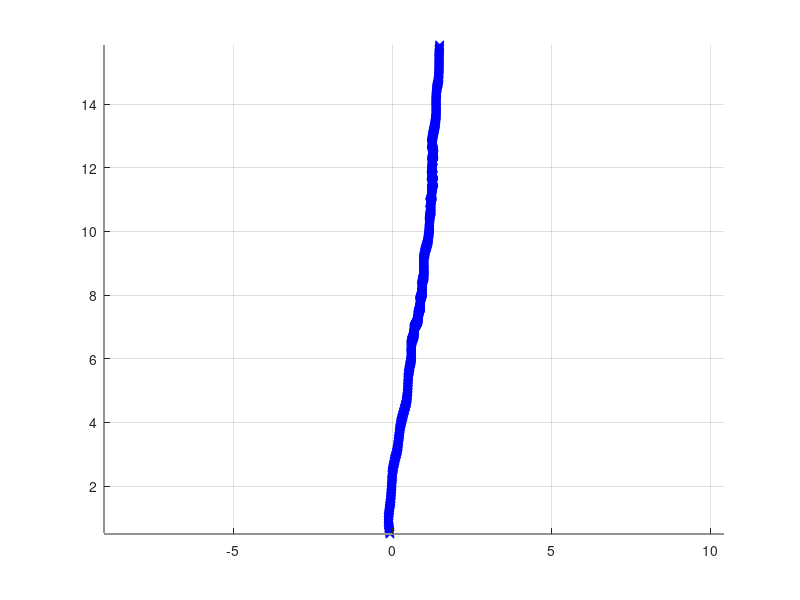

Reproduce this figure in MATLAB.
%%
data_vo = load('vo_durlachBahnhof5000.txt'); % store global transformations!
egopose = cell(data_vo(end,1), 1); 
for i=1:size(data_vo,1)
    egopose{data_vo(i,1)} = reshape(data_vo(i,2:end),4,4)';
end
save('vo_durlachBahnhof5000.mat', 'egopose');

%%

load('egoposes_kaisPizzaStair.mat');

%%

 % in frame 3510 me measure this plane
planeLocal_fr3510 = [0,-1,0,1.8]

% transform measurement into global coordinate system
planeGlobal = inv(egopose{3510})' * planeLocal_fr3510'

% global plane will be seen in frame 4000 as
planeLocal_fr4000_prediction = egopose{3510}' * planeGlobal


%%
figure(10);
grid on; hold on;axis equal;

for n=3510:size(egopose,1)

  
  % update trajectory
  if n>3510
    plot3(  [egopose{n-1}(1,4) egopose{n}(1,4)],...
            [egopose{n-1}(2,4) egopose{n}(2,4)],...
            [egopose{n-1}(3,4) egopose{n}(3,4)],'-xb','LineWidth',1);
        
    % visualize heading
    %plot3(  [egopose{n-1}(1,4) egopose{n-1}(1,4)+egopose{n-1}(1,3)],...
    %        [egopose{n-1}(2,4) egopose{n-1}(2,4)+egopose{n-1}(2,3)],...
    %        [egopose{n-1}(3,4) egopose{n-1}(3,4)+egopose{n-1}(3,3)],'-xr','LineWidth',1);
  end
  %pause(0.01); 
  refresh;

end

view(0,0);


